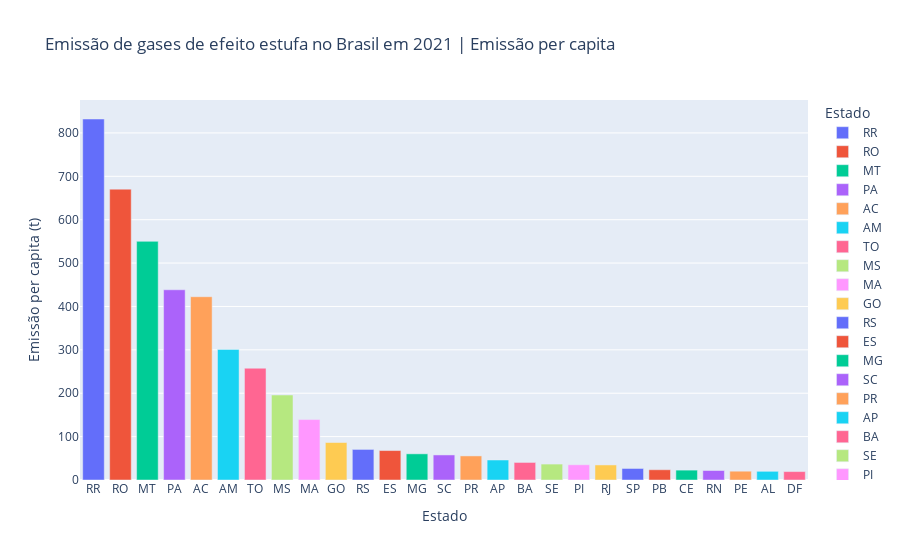

Here is the notebook cell this chart was saved with:
### Code cell
px.bar(data_frame=dados_agrupados, x='Estado', y='Emissão per capita', color='Estado', hover_name='Estado', title='Emissão de gases de efeito estufa no Brasil em 2021 | Emissão per capita', labels={'Estado':'Estado', 'Emissão per capita':'Emissão per capita (t)'})

### Figure 1 — Plotly figure (JSON) as saved in the notebook; plotly's stock layout.template omitted (floating-point values rounded to 4 significant figures)
{"data": [{"alignmentgroup": "True", "hovertemplate": "<b>%{hovertext}</b><br><br>Estado=%{x}<br>Emissão per capita (t)=%{y}<extra></extra>", "hovertext": ["RR"], "legendgroup": "RR", "marker": {"color": "#636efa", "pattern": {"shape": ""}}, "name": "RR", "offsetgroup": "RR", "orientation": "v", "showlegend": true, "textposition": "auto", "x": ["RR"], "xaxis": "x", "y": [832.1], "yaxis": "y", "type": "bar"}, {"alignmentgroup": "True", "hovertemplate": "<b>%{hovertext}</b><br><br>Estado=%{x}<br>Emissão per capita (t)=%{y}<extra></extra>", "hovertext": ["RO"], "legendgroup": "RO", "marker": {"color": "#EF553B", "pattern": {"shape": ""}}, "name": "RO", "offsetgroup": "RO", "orientation": "v", "showlegend": true, "textposition": "auto", "x": ["RO"], "xaxis": "x", "y": [670.3], "yaxis": "y", "type": "bar"}, {"alignmentgroup": "True", "hovertemplate": "<b>%{hovertext}</b><br><br>Estado=%{x}<br>Emissão per capita (t)=%{y}<extra></extra>", "hovertext": ["MT"], "legendgroup": "MT", "marker": {"color": "#00cc96", "pattern": {"shape": ""}}, "name": "MT", "offsetgroup": "MT", "orientation": "v", "showlegend": true, "textposition": "auto", "x": ["MT"], "xaxis": "x", "y": [550.1], "yaxis": "y", "type": "bar"}, {"alignmentgroup": "True", "hovertemplate": "<b>%{hovertext}</b><br><br>Estado=%{x}<br>Emissão per capita (t)=%{y}<extra></extra>", "hovertext": ["PA"], "legendgroup": "PA", "marker": {"color": "#ab63fa", "pattern": {"shape": ""}}, "name": "PA", "offsetgroup": "PA", "orientation": "v", "showlegend": true, "textposition": "auto", "x": ["PA"], "xaxis": "x", "y": [438.4], "yaxis": "y", "type": "bar"}, {"alignmentgroup": "True", "hovertemplate": "<b>%{hovertext}</b><br><br>Estado=%{x}<br>Emissão per capita (t)=%{y}<extra></extra>", "hovertext": ["AC"], "legendgroup": "AC", "marker": {"color": "#FFA15A", "pattern": {"shape": ""}}, "name": "AC", "offsetgroup": "AC", "orientation": "v", "showlegend": true, "textposition": "auto", "x": ["AC"], "xaxis": "x", "y": [422.5], "yaxis": "y", "type": "bar"}, {"alignmentgroup": "True", "hovertemplate": "<b>%{hovertext}</b><br><br>Estado=%{x}<br>Emissão per capita (t)=%{y}<extra></extra>", "hovertext": ["AM"], "legendgroup": "AM", "marker": {"color": "#19d3f3", "pattern": {"shape": ""}}, "name": "AM", "offsetgroup": "AM", "orientation": "v", "showlegend": true, "textposition": "auto", "x": ["AM"], "xaxis": "x", "y": [301.0], "yaxis": "y", "type": "bar"}, {"alignmentgroup": "True", "hovertemplate": "<b>%{hovertext}</b><br><br>Estado=%{x}<br>Emissão per capita (t)=%{y}<extra></extra>", "hovertext": ["TO"], "legendgroup": "TO", "marker": {"color": "#FF6692", "pattern": {"shape": ""}}, "name": "TO", "offsetgroup": "TO", "orientation": "v", "showlegend": true, "textposition": "auto", "x": ["TO"], "xaxis": "x", "y": [257.7], "yaxis": "y", "type": "bar"}, {"alignmentgroup": "True", "hovertemplate": "<b>%{hovertext}</b><br><br>Estado=%{x}<br>Emissão per capita (t)=%{y}<extra></extra>", "hovertext": ["MS"], "legendgroup": "MS", "marker": {"color": "#B6E880", "pattern": {"shape": ""}}, "name": "MS", "offsetgroup": "MS", "orientation": "v", "showlegend": true, "textposition": "auto", "x": ["MS"], "xaxis": "x", "y": [195.9], "yaxis": "y", "type": "bar"}, {"alignmentgroup": "True", "hovertemplate": "<b>%{hovertext}</b><br><br>Estado=%{x}<br>Emissão per capita (t)=%{y}<extra></extra>", "hovertext": ["MA"], "legendgroup": "MA", "marker": {"color": "#FF97FF", "pattern": {"shape": ""}}, "name": "MA", "offsetgroup": "MA", "orientation": "v", "showlegend": true, "textposition": "auto", "x": ["MA"], "xaxis": "x", "y": [139.3], "yaxis": "y", "type": "bar"}, {"alignmentgroup": "True", "hovertemplate": "<b>%{hovertext}</b><br><br>Estado=%{x}<br>Emissão per capita (t)=%{y}<extra></extra>", "hovertext": ["GO"], "legendgroup": "GO", "marker": {"color": "#FECB52", "pattern": {"shape": ""}}, "name": "GO", "offsetgroup": "GO", "orientation": "v", "showlegend": true, "textposition": "auto", "x": ["GO"], "xaxis": "x", "y": [86.44], "yaxis": "y", "type": "bar"}, {"alignmentgroup": "True", "hovertemplate": "<b>%{hovertext}</b><br><br>Estado=%{x}<br>Emissão per capita (t)=%{y}<extra></extra>", "hovertext": ["RS"], "legendgroup": "RS", "marker": {"color": "#636efa", "pattern": {"shape": ""}}, "name": "RS", "offsetgroup": "RS", "orientation": "v", "showlegend": true, "textposition": "auto", "x": ["RS"], "xaxis": "x", "y": [70.48], "yaxis": "y", "type": "bar"}, {"alignmentgroup": "True", "hovertemplate": "<b>%{hovertext}</b><br><br>Estado=%{x}<br>Emissão per capita (t)=%{y}<extra></extra>", "hovertext": ["ES"], "legendgroup": "ES", "marker": {"color": "#EF553B", "pattern": {"shape": ""}}, "name": "ES", "offsetgroup": "ES", "orientation": "v", "showlegend": true, "textposition": "auto", "x": ["ES"], "xaxis": "x", "y": [67.86], "yaxis": "y", "type": "bar"}, {"alignmentgroup": "True", "hovertemplate": "<b>%{hovertext}</b><br><br>Estado=%{x}<br>Emissão per capita (t)=%{y}<extra></extra>", "hovertext": ["MG"], "legendgroup": "MG", "marker": {"color": "#00cc96", "pattern": {"shape": ""}}, "name": "MG", "offsetgroup": "MG", "orientation": "v", "showlegend": true, "textposition": "auto", "x": ["MG"], "xaxis": "x", "y": [60.32], "yaxis": "y", "type": "bar"}, {"alignmentgroup": "True", "hovertemplate": "<b>%{hovertext}</b><br><br>Estado=%{x}<br>Emissão per capita (t)=%{y}<extra></extra>", "hovertext": ["SC"], "legendgroup": "SC", "marker": {"color": "#ab63fa", "pattern": {"shape": ""}}, "name": "SC", "offsetgroup": "SC", "orientation": "v", "showlegend": true, "textposition": "auto", "x": ["SC"], "xaxis": "x", "y": [57.77], "yaxis": "y", "type": "bar"}, {"alignmentgroup": "True", "hovertemplate": "<b>%{hovertext}</b><br><br>Estado=%{x}<br>Emissão per capita (t)=%{y}<extra></extra>", "hovertext": ["PR"], "legendgroup": "PR", "marker": {"color": "#FFA15A", "pattern": {"shape": ""}}, "name": "PR", "offsetgroup": "PR", "orientation": "v", "showlegend": true, "textposition": "auto", "x": ["PR"], "xaxis": "x", "y": [55.49], "yaxis": "y", "type": "bar"}, {"alignmentgroup": "True", "hovertemplate": "<b>%{hovertext}</b><br><br>Estado=%{x}<br>Emissão per capita (t)=%{y}<extra></extra>", "hovertext": ["AP"], "legendgroup": "AP", "marker": {"color": "#19d3f3", "pattern": {"shape": ""}}, "name": "AP", "offsetgroup": "AP", "orientation": "v", "showlegend": true, "textposition": "auto", "x": ["AP"], "xaxis": "x", "y": [46.09], "yaxis": "y", "type": "bar"}, {"alignmentgroup": "True", "hovertemplate": "<b>%{hovertext}</b><br><br>Estado=%{x}<br>Emissão per capita (t)=%{y}<extra></extra>", "hovertext": ["BA"], "legendgroup": "BA", "marker": {"color": "#FF6692", "pattern": {"shape": ""}}, "name": "BA", "offsetgroup": "BA", "orientation": "v", "showlegend": true, "textposition": "auto", "x": ["BA"], "xaxis": "x", "y": [40.47], "yaxis": "y", "type": "bar"}, {"alignmentgroup": "True", "hovertemplate": "<b>%{hovertext}</b><br><br>Estado=%{x}<br>Emissão per capita (t)=%{y}<extra></extra>", "hovertext": ["SE"], "legendgroup": "SE", "marker": {"color": "#B6E880", "pattern": {"shape": ""}}, "name": "SE", "offsetgroup": "SE", "orientation": "v", "showlegend": true, "textposition": "auto", "x": ["SE"], "xaxis": "x", "y": [36.71], "yaxis": "y", "type": "bar"}, {"alignmentgroup": "True", "hovertemplate": "<b>%{hovertext}</b><br><br>Estado=%{x}<br>Emissão per capita (t)=%{y}<extra></extra>", "hovertext": ["PI"], "legendgroup": "PI", "marker": {"color": "#FF97FF", "pattern": {"shape": ""}}, "name": "PI", "offsetgroup": "PI", "orientation": "v", "showlegend": true, "textposition": "auto", "x": ["PI"], "xaxis": "x", "y": [35.07], "yaxis": "y", "type": "bar"}, {"alignmentgroup": "True", "hovertemplate": "<b>%{hovertext}</b><br><br>Estado=%{x}<br>Emissão per capita (t)=%{y}<extra></extra>", "hovertext": ["RJ"], "legendgroup": "RJ", "marker": {"color": "#FECB52", "pattern": {"shape": ""}}, "name": "RJ", "offsetgroup": "RJ", "orientation": "v", "showlegend": true, "textposition": "auto", "x": ["RJ"], "xaxis": "x", "y": [34.71], "yaxis": "y", "type": "bar"}, {"alignmentgroup": "True", "hovertemplate": "<b>%{hovertext}</b><br><br>Estado=%{x}<br>Emissão per capita (t)=%{y}<extra></extra>", "hovertext": ["SP"], "legendgroup": "SP", "marker": {"color": "#636efa", "pattern": {"shape": ""}}, "name": "SP", "offsetgroup": "SP", "orientation": "v", "showlegend": true, "textposition": "auto", "x": ["SP"], "xaxis": "x", "y": [26.58], "yaxis": "y", "type": "bar"}, {"alignmentgroup": "True", "hovertemplate": "<b>%{hovertext}</b><br><br>Estado=%{x}<br>Emissão per capita (t)=%{y}<extra></extra>", "hovertext": ["PB"], "legendgroup": "PB", "marker": {"color": "#EF553B", "pattern": {"shape": ""}}, "name": "PB", "offsetgroup": "PB", "orientation": "v", "showlegend": true, "textposition": "auto", "x": ["PB"], "xaxis": "x", "y": [23.65], "yaxis": "y", "type": "bar"}, {"alignmentgroup": "True", "hovertemplate": "<b>%{hovertext}</b><br><br>Estado=%{x}<br>Emissão per capita (t)=%{y}<extra></extra>", "hovertext": ["CE"], "legendgroup": "CE", "marker": {"color": "#00cc96", "pattern": {"shape": ""}}, "name": "CE", "offsetgroup": "CE", "orientation": "v", "showlegend": true, "textposition": "auto", "x": ["CE"], "xaxis": "x", "y": [22.77], "yaxis": "y", "type": "bar"}, {"alignmentgroup": "True", "hovertemplate": "<b>%{hovertext}</b><br><br>Estado=%{x}<br>Emissão per capita (t)=%{y}<extra></extra>", "hovertext": ["RN"], "legendgroup": "RN", "marker": {"color": "#ab63fa", "pattern": {"shape": ""}}, "name": "RN", "offsetgroup": "RN", "orientation": "v", "showlegend": true, "textposition": "auto", "x": ["RN"], "xaxis": "x", "y": [21.86], "yaxis": "y", "type": "bar"}, {"alignmentgroup": "True", "hovertemplate": "<b>%{hovertext}</b><br><br>Estado=%{x}<br>Emissão per capita (t)=%{y}<extra></extra>", "hovertext": ["PE"], "legendgroup": "PE", "marker": {"color": "#FFA15A", "pattern": {"shape": ""}}, "name": "PE", "offsetgroup": "PE", "orientation": "v", "showlegend": true, "textposition": "auto", "x": ["PE"], "xaxis": "x", "y": [20.29], "yaxis": "y", "type": "bar"}, {"alignmentgroup": "True", "hovertemplate": "<b>%{hovertext}</b><br><br>Estado=%{x}<br>Emissão per capita (t)=%{y}<extra></extra>", "hovertext": ["AL"], "legendgroup": "AL", "marker": {"color": "#19d3f3", "pattern": {"shape": ""}}, "name": "AL", "offsetgroup": "AL", "orientation": "v", "showlegend": true, "textposition": "auto", "x": ["AL"], "xaxis": "x", "y": [20.03], "yaxis": "y", "type": "bar"}, {"alignmentgroup": "True", "hovertemplate": "<b>%{hovertext}</b><br><br>Estado=%{x}<br>Emissão per capita (t)=%{y}<extra></extra>", "hovertext": ["DF"], "legendgroup": "DF", "marker": {"color": "#FF6692", "pattern": {"shape": ""}}, "name": "DF", "offsetgroup": "DF", "orientation": "v", "showlegend": true, "textposition": "auto", "x": ["DF"], "xaxis": "x", "y": [19.39], "yaxis": "y", "type": "bar"}], "layout": {"xaxis": {"anchor": "y", "domain": [0.0, 1.0], "title": {"text": "Estado"}, "categoryorder": "array", "categoryarray": ["RR", "RO", "MT", "PA", "AC", "AM", "TO", "MS", "MA", "GO", "RS", "ES", "MG", "SC", "PR", "AP", "BA", "SE", "PI", "RJ", "SP", "PB", "CE", "RN", "PE", "AL", "DF"]}, "yaxis": {"anchor": "x", "domain": [0.0, 1.0], "title": {"text": "Emissão per capita (t)"}}, "legend": {"title": {"text": "Estado"}, "tracegroupgap": 0}, "title": {"text": "Emissão de gases de efeito estufa no Brasil em 2021 | Emissão per capita"}, "barmode": "relative"}}
